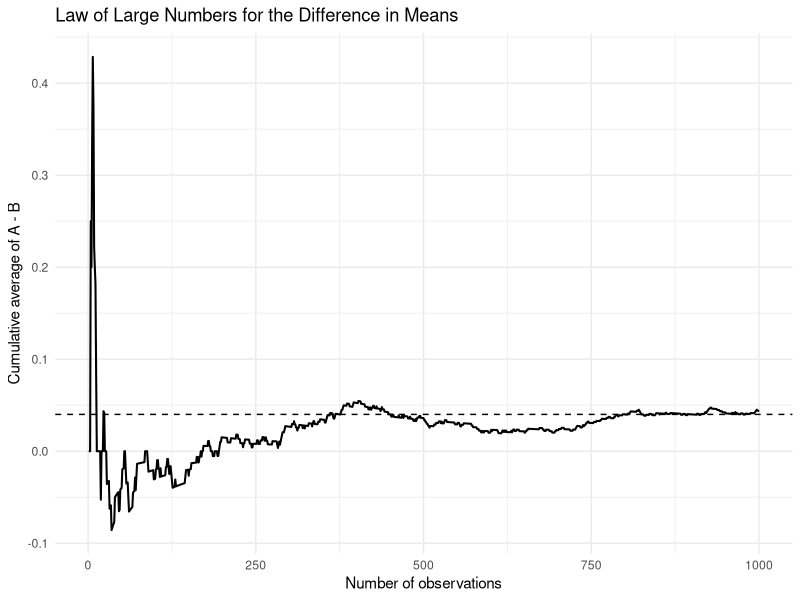
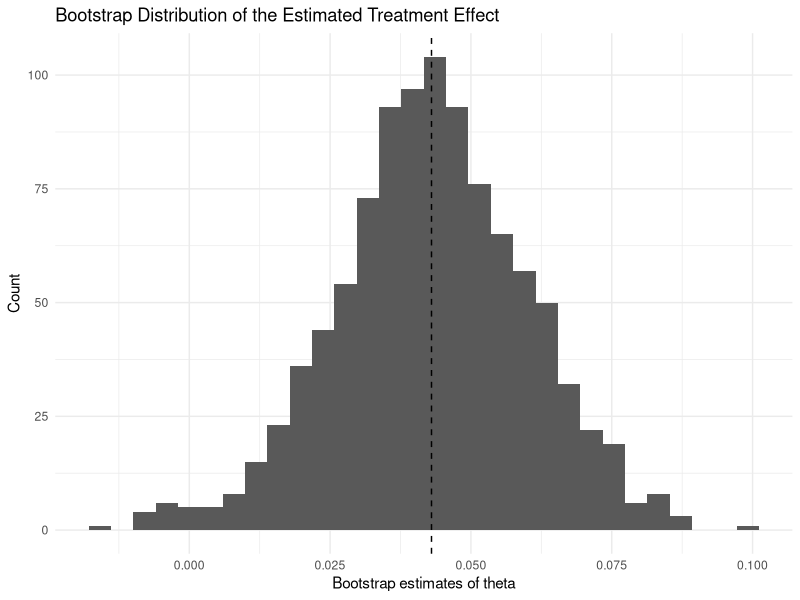
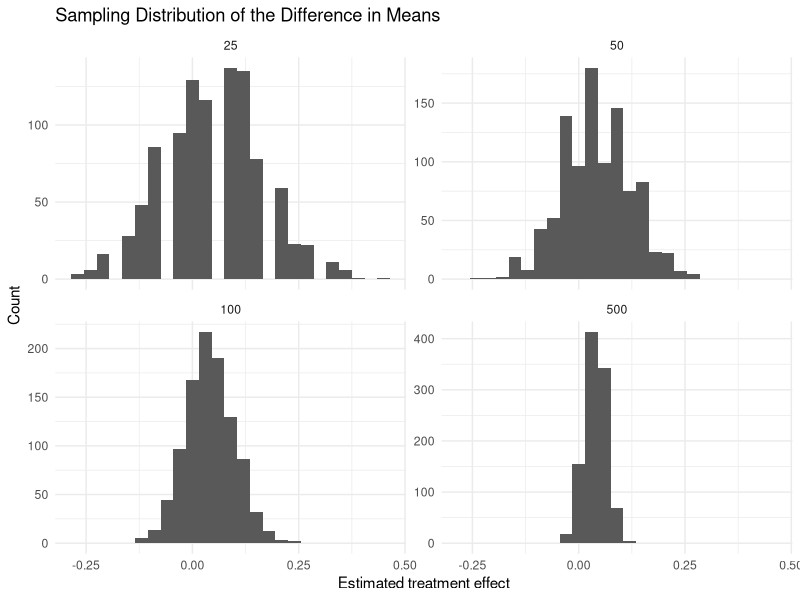

Reproduce these figures in R, in order.
## ---- chunk 1
library(ggplot2)
library(knitr)
library(kableExtra)

set.seed(495)

pi_A <- 0.22
pi_B <- 0.18
theta_true <- pi_A - pi_B
n <- 1000

cta_A <- rbinom(n, size = 1, prob = pi_A)
cta_B <- rbinom(n, size = 1, prob = pi_B)

hat_pi_A <- mean(cta_A)
hat_pi_B <- mean(cta_B)
hat_theta <- hat_pi_A - hat_pi_B

ab_data <- data.frame(
  Y = c(cta_A, cta_B),
  D = c(rep(1, n), rep(0, n))
)

diff_vec <- cta_A - cta_B
running_mean <- cumsum(diff_vec) / seq_along(diff_vec)
lln_df <- data.frame(
  obs = 1:n,
  running_mean = running_mean
)

B <- 1000
boot_thetas <- replicate(B, {
  mean(sample(cta_A, size = n, replace = TRUE)) -
    mean(sample(cta_B, size = n, replace = TRUE))
})
boot_se <- sd(boot_thetas)

analytical_se <- sqrt(
  hat_pi_A * (1 - hat_pi_A) / n +
    hat_pi_B * (1 - hat_pi_B) / n
)

ci_lower <- hat_theta - 1.96 * boot_se
ci_upper <- hat_theta + 1.96 * boot_se

sample_sizes <- c(25, 50, 100, 500)
clt_df <- do.call(rbind, lapply(sample_sizes, function(m) {
  thetas <- replicate(1000, {
    mean(rbinom(m, 1, pi_A)) - mean(rbinom(m, 1, pi_B))
  })
  data.frame(n = factor(m, levels = sample_sizes), theta_hat = thetas)
}))

z_stat <- hat_theta / analytical_se
p_value <- 2 * (1 - pnorm(abs(z_stat)))

reg_fit <- lm(Y ~ D, data = ab_data)
reg_summary <- summary(reg_fit)
reg_coef <- coef(reg_summary)["D", "Estimate"]
reg_se <- coef(reg_summary)["D", "Std. Error"]
reg_t <- coef(reg_summary)["D", "t value"]
reg_p <- coef(reg_summary)["D", "Pr(>|t|)"]

peek_sizes <- seq(100, 1000, by = 100)
num_experiments <- 5000
false_positive <- logical(num_experiments)

for (i in seq_len(num_experiments)) {
  A_null <- rbinom(1000, 1, 0.20)
  B_null <- rbinom(1000, 1, 0.20)

  pvals <- sapply(peek_sizes, function(m) {
    pA <- mean(A_null[1:m])
    pB <- mean(B_null[1:m])
    theta_hat_m <- pA - pB
    se_m <- sqrt(pA * (1 - pA) / m + pB * (1 - pB) / m)

    if (se_m == 0) return(1)

    z_m <- theta_hat_m / se_m
    2 * (1 - pnorm(abs(z_m)))
  })

  false_positive[i] <- any(pvals < 0.05)
}

peeking_fp_rate <- mean(false_positive)

summary_table <- data.frame(
  Quantity = c(
    "Estimated sign-up rate for CTA A",
    "Estimated sign-up rate for CTA B",
    "Estimated treatment effect",
    "Bootstrap standard error",
    "Analytical standard error",
    "95% CI lower bound",
    "95% CI upper bound",
    "z-statistic",
    "p-value"
  ),
  Value = c(
    hat_pi_A,
    hat_pi_B,
    hat_theta,
    boot_se,
    analytical_se,
    ci_lower,
    ci_upper,
    z_stat,
    p_value
  )
)

reg_table <- data.frame(
  Quantity = c("Coefficient on D", "Standard error", "t-statistic", "p-value"),
  Value = c(reg_coef, reg_se, reg_t, reg_p)
)

peek_table <- data.frame(
  Quantity = "False positive rate with repeated peeking",
  Value = peeking_fp_rate
)

nice_kable <- function(x, caption_text) {
  kable(
    x,
    digits = 4,
    caption = caption_text,
    booktabs = TRUE,
    align = c("l", "r")
  ) |>
    kable_styling(
      full_width = FALSE,
      bootstrap_options = c("striped", "hover", "condensed")
    )
}
## ---- chunk 2
nice_kable(summary_table[1:3, ], "Summary of the simulated A/B test sample")
## ---- chunk 3
ggplot(lln_df, aes(x = obs, y = running_mean)) +
  geom_line(linewidth = 0.7) +
  geom_hline(yintercept = theta_true, linetype = "dashed") +
  labs(
    title = "Law of Large Numbers for the Difference in Means",
    x = "Number of observations",
    y = "Cumulative average of A - B"
  ) +
  theme_minimal()
## ---- chunk 4
ggplot(data.frame(boot_thetas = boot_thetas), aes(x = boot_thetas)) +
  geom_histogram(bins = 30) +
  geom_vline(xintercept = hat_theta, linetype = "dashed") +
  labs(
    title = "Bootstrap Distribution of the Estimated Treatment Effect",
    x = "Bootstrap estimates of theta",
    y = "Count"
  ) +
  theme_minimal()
## ---- chunk 5
nice_kable(summary_table[4:7, ], "Estimated uncertainty around the treatment effect")
## ---- chunk 6
ggplot(clt_df, aes(x = theta_hat)) +
  geom_histogram(bins = 25) +
  facet_wrap(~ n, scales = "free_y") +
  labs(
    title = "Sampling Distribution of the Difference in Means",
    x = "Estimated treatment effect",
    y = "Count"
  ) +
  theme_minimal()
## ---- chunk 7
nice_kable(summary_table[8:9, ], "Hypothesis test results")
## ---- chunk 8
nice_kable(reg_table, "Regression version of the A/B test")
## ---- chunk 9
nice_kable(peek_table, "Effect of repeated peeking under the null")
